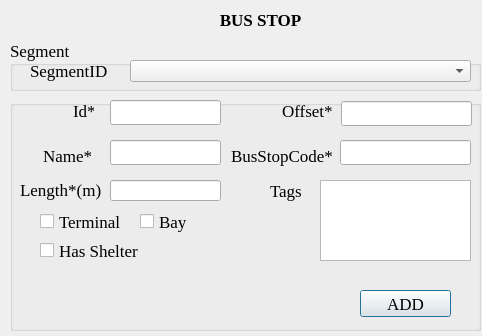
<?xml version="1.0" encoding="UTF-8"?>
<ui version="4.0">
 <class>Busstop</class>
 <widget class="QDialog" name="Busstop">
  <property name="enabled">
   <bool>true</bool>
  </property>
  <property name="geometry">
   <rect>
    <x>0</x>
    <y>0</y>
    <width>482</width>
    <height>336</height>
   </rect>
  </property>
  <property name="font">
   <font>
    <family>Tahoma</family>
    <pointsize>13</pointsize>
   </font>
  </property>
  <property name="contextMenuPolicy">
   <enum>Qt::DefaultContextMenu</enum>
  </property>
  <property name="windowTitle">
   <string notr="true">iSimGis Converter</string>
  </property>
  <property name="windowOpacity">
   <double>4.000000000000000</double>
  </property>
  <property name="toolTip">
   <string notr="true"/>
  </property>
  <property name="statusTip">
   <string notr="true"/>
  </property>
  <property name="sizeGripEnabled">
   <bool>false</bool>
  </property>
  <widget class="QGroupBox" name="SegmentGroupBox">
   <property name="geometry">
    <rect>
     <x>10</x>
     <y>40</y>
     <width>471</width>
     <height>51</height>
    </rect>
   </property>
   <property name="font">
    <font>
     <family>Times New Roman</family>
     <pointsize>13</pointsize>
    </font>
   </property>
   <property name="title">
    <string>Segment</string>
   </property>
   <widget class="QLabel" name="segmentIdlabel">
    <property name="geometry">
     <rect>
      <x>20</x>
      <y>20</y>
      <width>91</width>
      <height>21</height>
     </rect>
    </property>
    <property name="text">
     <string>SegmentID</string>
    </property>
   </widget>
   <widget class="QComboBox" name="segmentIDcomboBox">
    <property name="geometry">
     <rect>
      <x>120</x>
      <y>20</y>
      <width>341</width>
      <height>22</height>
     </rect>
    </property>
   </widget>
  </widget>
  <widget class="QLabel" name="titleLabel">
   <property name="geometry">
    <rect>
     <x>60</x>
     <y>10</y>
     <width>401</width>
     <height>20</height>
    </rect>
   </property>
   <property name="font">
    <font>
     <family>Times New Roman</family>
     <pointsize>13</pointsize>
     <weight>75</weight>
     <bold>true</bold>
    </font>
   </property>
   <property name="text">
    <string>BUS STOP</string>
   </property>
   <property name="alignment">
    <set>Qt::AlignCenter</set>
   </property>
  </widget>
  <widget class="QGroupBox" name="attributeGroup">
   <property name="geometry">
    <rect>
     <x>10</x>
     <y>100</y>
     <width>471</width>
     <height>231</height>
    </rect>
   </property>
   <property name="font">
    <font>
     <family>Times New Roman</family>
     <pointsize>13</pointsize>
    </font>
   </property>
   <property name="title">
    <string/>
   </property>
   <widget class="QCheckBox" name="hasShelter">
    <property name="geometry">
     <rect>
      <x>30</x>
      <y>140</y>
      <width>101</width>
      <height>21</height>
     </rect>
    </property>
    <property name="font">
     <font>
      <family>Times New Roman</family>
      <pointsize>13</pointsize>
     </font>
    </property>
    <property name="text">
     <string>Has Shelter</string>
    </property>
   </widget>
   <widget class="QLabel" name="label_2">
    <property name="geometry">
     <rect>
      <x>10</x>
      <y>80</y>
      <width>81</width>
      <height>20</height>
     </rect>
    </property>
    <property name="text">
     <string>Length*(m)</string>
    </property>
   </widget>
   <widget class="QLabel" name="label_3">
    <property name="geometry">
     <rect>
      <x>260</x>
      <y>80</y>
      <width>61</width>
      <height>21</height>
     </rect>
    </property>
    <property name="text">
     <string>Tags</string>
    </property>
   </widget>
   <widget class="QLineEdit" name="length">
    <property name="geometry">
     <rect>
      <x>100</x>
      <y>80</y>
      <width>111</width>
      <height>21</height>
     </rect>
    </property>
   </widget>
   <widget class="QTextEdit" name="busstoptags">
    <property name="geometry">
     <rect>
      <x>310</x>
      <y>80</y>
      <width>151</width>
      <height>81</height>
     </rect>
    </property>
   </widget>
   <widget class="QCheckBox" name="isTerminal">
    <property name="geometry">
     <rect>
      <x>30</x>
      <y>110</y>
      <width>83</width>
      <height>23</height>
     </rect>
    </property>
    <property name="font">
     <font>
      <family>Times New Roman</family>
      <pointsize>13</pointsize>
     </font>
    </property>
    <property name="text">
     <string>Terminal</string>
    </property>
   </widget>
   <widget class="QCheckBox" name="isBay">
    <property name="geometry">
     <rect>
      <x>130</x>
      <y>110</y>
      <width>71</width>
      <height>23</height>
     </rect>
    </property>
    <property name="font">
     <font>
      <family>Times New Roman</family>
      <pointsize>13</pointsize>
     </font>
    </property>
    <property name="text">
     <string>Bay</string>
    </property>
   </widget>
   <widget class="QPushButton" name="actionButton">
    <property name="geometry">
     <rect>
      <x>350</x>
      <y>190</y>
      <width>91</width>
      <height>27</height>
     </rect>
    </property>
    <property name="maximumSize">
     <size>
      <width>100</width>
      <height>100</height>
     </size>
    </property>
    <property name="font">
     <font>
      <family>Times New Roman</family>
      <pointsize>13</pointsize>
     </font>
    </property>
    <property name="text">
     <string>ADD</string>
    </property>
   </widget>
   <widget class="QLabel" name="busCapacityLabel">
    <property name="geometry">
     <rect>
      <x>33</x>
      <y>40</y>
      <width>61</width>
      <height>31</height>
     </rect>
    </property>
    <property name="font">
     <font>
      <family>Times New Roman</family>
      <pointsize>13</pointsize>
     </font>
    </property>
    <property name="text">
     <string>Name*</string>
    </property>
   </widget>
   <widget class="QLineEdit" name="name">
    <property name="geometry">
     <rect>
      <x>100</x>
      <y>40</y>
      <width>111</width>
      <height>25</height>
     </rect>
    </property>
    <property name="font">
     <font>
      <family>Times New Roman</family>
      <pointsize>13</pointsize>
     </font>
    </property>
   </widget>
   <widget class="QLabel" name="busstopNoLabel">
    <property name="geometry">
     <rect>
      <x>221</x>
      <y>40</y>
      <width>111</width>
      <height>31</height>
     </rect>
    </property>
    <property name="font">
     <font>
      <family>Times New Roman</family>
      <pointsize>13</pointsize>
     </font>
    </property>
    <property name="text">
     <string>BusStopCode*</string>
    </property>
   </widget>
   <widget class="QLineEdit" name="busstopCode">
    <property name="geometry">
     <rect>
      <x>330</x>
      <y>40</y>
      <width>131</width>
      <height>25</height>
     </rect>
    </property>
    <property name="font">
     <font>
      <family>Times New Roman</family>
      <pointsize>13</pointsize>
     </font>
    </property>
   </widget>
   <widget class="QLabel" name="idLabel">
    <property name="geometry">
     <rect>
      <x>63</x>
      <y>1</y>
      <width>21</width>
      <height>20</height>
     </rect>
    </property>
    <property name="font">
     <font>
      <family>Times New Roman</family>
      <pointsize>13</pointsize>
     </font>
    </property>
    <property name="text">
     <string>Id*</string>
    </property>
   </widget>
   <widget class="QLineEdit" name="id">
    <property name="geometry">
     <rect>
      <x>100</x>
      <y>0</y>
      <width>111</width>
      <height>25</height>
     </rect>
    </property>
    <property name="font">
     <font>
      <family>Times New Roman</family>
      <pointsize>13</pointsize>
     </font>
    </property>
   </widget>
   <widget class="QLabel" name="OffsetLabel">
    <property name="geometry">
     <rect>
      <x>272</x>
      <y>1</y>
      <width>51</width>
      <height>20</height>
     </rect>
    </property>
    <property name="font">
     <font>
      <family>Times New Roman</family>
      <pointsize>13</pointsize>
     </font>
    </property>
    <property name="text">
     <string>Offset*</string>
    </property>
   </widget>
   <widget class="QLineEdit" name="offset">
    <property name="geometry">
     <rect>
      <x>331</x>
      <y>1</y>
      <width>131</width>
      <height>25</height>
     </rect>
    </property>
    <property name="font">
     <font>
      <family>Times New Roman</family>
      <pointsize>13</pointsize>
     </font>
    </property>
   </widget>
  </widget>
  <widget class="QLabel" name="errorMessage">
   <property name="geometry">
    <rect>
     <x>10</x>
     <y>60</y>
     <width>16</width>
     <height>20</height>
    </rect>
   </property>
   <property name="font">
    <font>
     <family>Times New Roman</family>
     <pointsize>13</pointsize>
     <italic>true</italic>
    </font>
   </property>
   <property name="styleSheet">
    <string notr="true">color: rgb(255, 20, 27)</string>
   </property>
   <property name="text">
    <string/>
   </property>
  </widget>
 </widget>
 <resources/>
 <connections/>
</ui>
